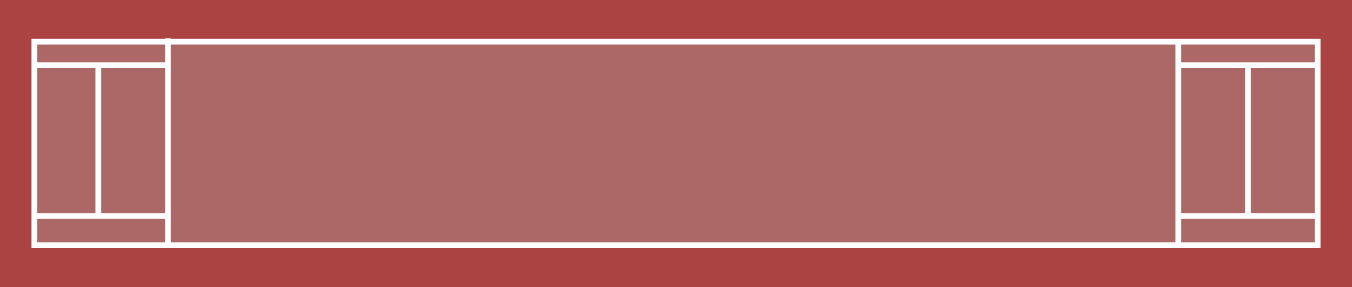
#> input picture pitch.png, 9464 x 2008 px (shown at 1/7 size)
$ jupyter execute --allow-errors pg2.ipynb
#> lines starting #> are read from the running program, lines starting #| are printed output that depends on the picture; long printed decimals are rounded
# 3D Reconstruction of Cricket

##### Objective: To reconstruct the scene from a video of a cricket bowler

[cell 1]
import cv2
import numpy as np
import scipy

from PIL import Image

from pitch import pitch_map, get_warped_pitch

### Corresponding points

##### Pitch mapping

[cell 2]
pitch_frame = cv2.imread('pitch.png')
#> pitch_frame is the input picture: shape (2008, 9464, 3); mean B, G, R 101.4, 101.4, 177.1

for k, v in pitch_map.items():
    cv2.circle(pitch_frame, (int(v[0] * pitch_frame.shape[1]), int(v[1] * pitch_frame.shape[0])), 20, (255, 0, 0), -1)
    cv2.putText(pitch_frame, str(k), (int(v[0] * pitch_frame.shape[1]), int(v[1] * pitch_frame.shape[0]-30)), cv2.FONT_HERSHEY_SIMPLEX, 3, (255, 0, 0), 10)

Image.fromarray(pitch_frame).resize((pitch_frame.shape[1]//2, pitch_frame.shape[0]//2))
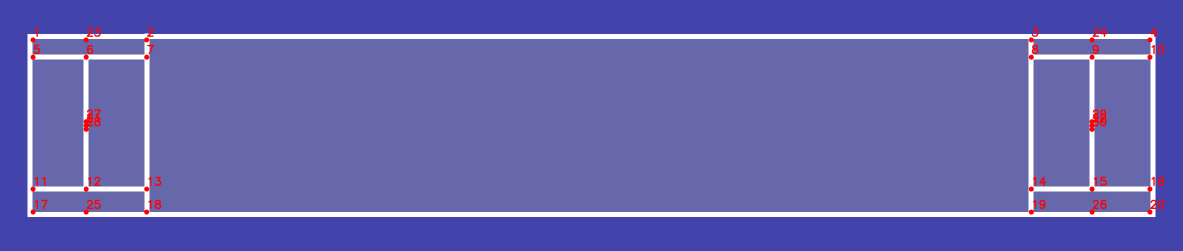
#> Out: PIL image 4732x1004 RGB (shown at 1/4 size); mean R, G, B 102, 100.5, 175.9

##### Images used

[cell 3]
# Front image

front_image = cv2.imread('front_frame.jpg')
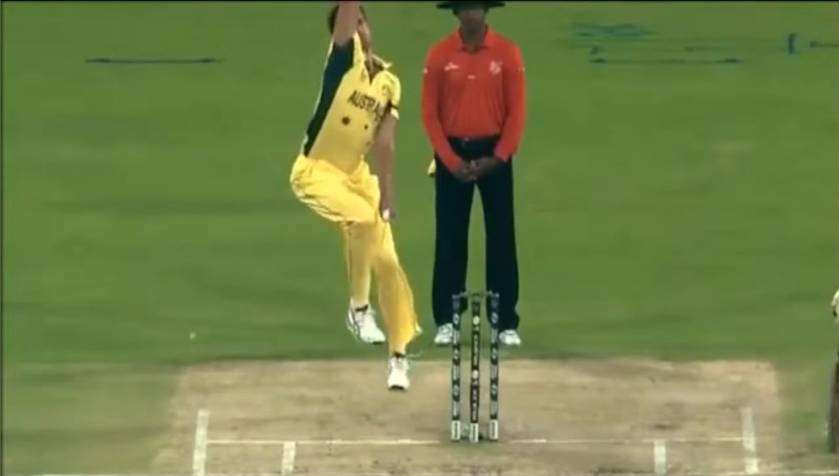
#> input picture front_frame.jpg, 1678 x 952 px (shown at 1/2 size)
#> front_image is the input picture: shape (952, 1678, 3); mean B, G, R 72.5, 128.7, 114.3
front_image = cv2.cvtColor(front_image, cv2.COLOR_BGR2RGB)

print(front_image.shape)
#| (952, 1678, 3)
Image.fromarray(front_image).resize((front_image.shape[1]//2, front_image.shape[0]//2))
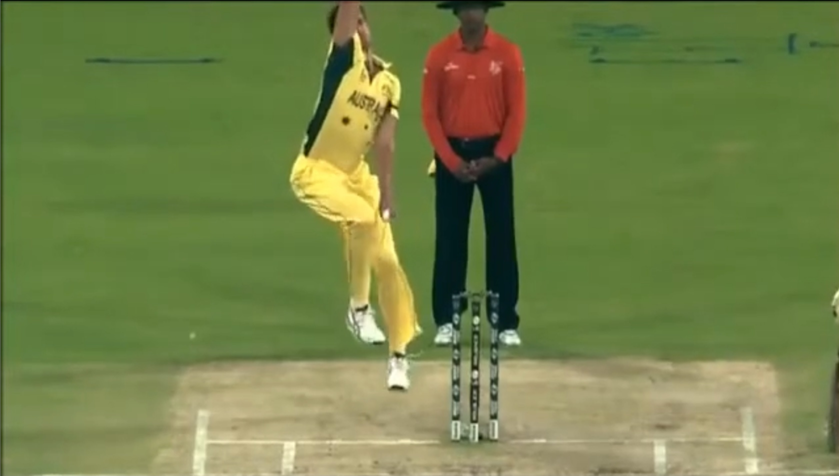
#> Out: PIL image 839x476 RGB; mean R, G, B 114.3, 128.7, 72.5

[cell 4]
# Side image

side_image = cv2.imread('side_frame.jpg')
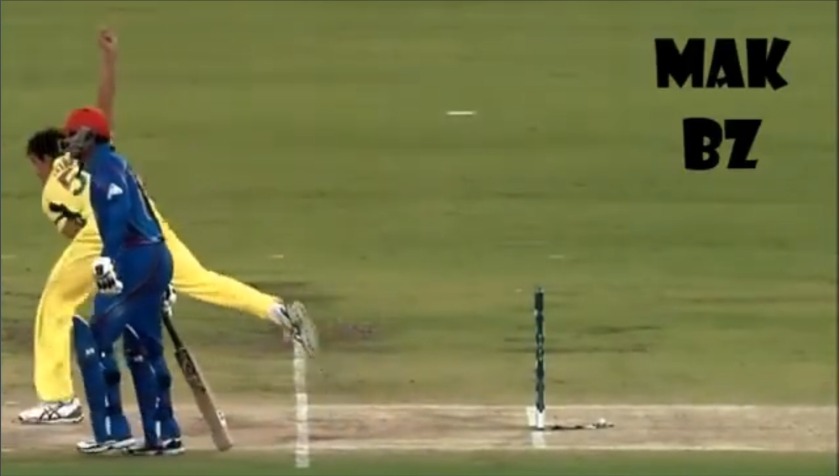
#> input picture side_frame.jpg, 1678 x 952 px (shown at 1/2 size)
#> side_image is the input picture: shape (952, 1678, 3); mean B, G, R 73.5, 120.6, 117.8
side_image = cv2.cvtColor(side_image, cv2.COLOR_BGR2RGB)

print(side_image.shape)
#| (952, 1678, 3)
Image.fromarray(side_image).resize((side_image.shape[1]//2, side_image.shape[0]//2))
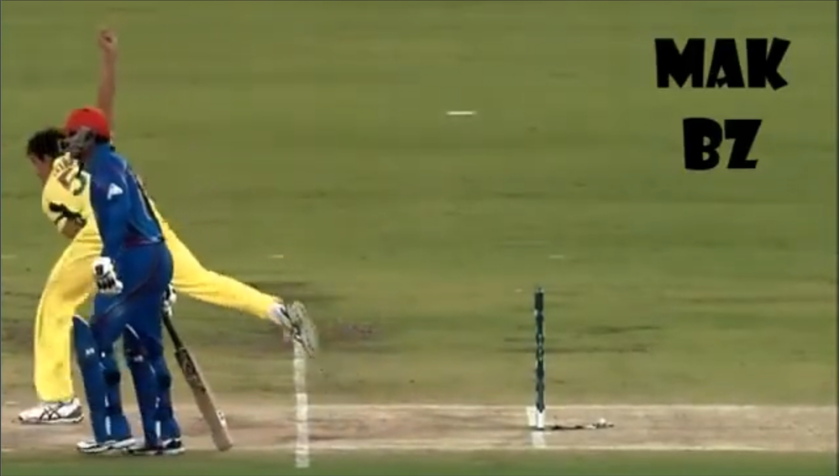
#> Out: PIL image 839x476 RGB; mean R, G, B 117.8, 120.6, 73.6

##### Xw & u

[cell 5]
world_map = {
    4: (1.22, 1.83, 0),
    20: (1.22, -1.83, 0),
    24: (0, 1.83, 0),
    26: (0, -1.83, 0),
    "lw0": (.11, 0, 0),
    "lw1": (.11, 0, 71),
    "mw0": (0, 0, 0),
    "mw1": (0, 0, 71),
    "rw0": (-.11, 0, 0),
    "rw1": (-.11, 0, 71),
}

front_map = { # w, h
    4: (422, 820),
    20: (1481, 816),
    24: (415, 883),
    26: (1485, 878),
    "lw0": (911, 881),
    "lw1": (911, 592),
    "mw0": (947, 881),
    "mw1": (952, 592),
    "rw0": (987, 881),
    "rw1": (989, 590),
}

side_map = {
    4: (1525, 811),
    20: (1563, 897),
    24: (1061, 813),
    26: (1081, 897),
    "lw0": (1070, 853),
    "lw1": (1070, 580),
    "mw0": (1071, 856),
    "mw1": (1071, 583),
    "rw0": (1072, 859),
    "rw1": (1072, 586),
}

world_points = np.array(list(world_map.values()), dtype=np.float32)
front_points = np.array(list(front_map.values()), dtype=np.float32)
side_points = np.array(list(side_map.values()), dtype=np.float32)

#### Pitch homographic overlay

[cell 6]
target = side_map

image_path = 'front_frame.jpg' if target == front_map else 'side_frame.jpg'
frame = cv2.imread(image_path)
frame = cv2.cvtColor(frame, cv2.COLOR_RGB2BGR)
h,w = frame.shape[:2]
#> h = 952; w = 1678

for k, pt in target.items():
    x, y = pt
    cv2.circle(frame, (x,y), 2, (0,0,255), 2)
    cv2.putText(frame, str(k), (x+20, y+20), cv2.FONT_HERSHEY_COMPLEX, 1, (255, 0, 0), 2)
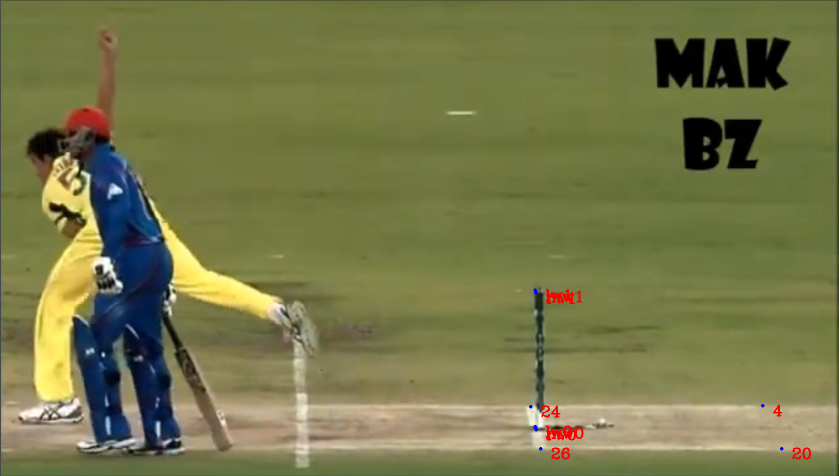
#> frame: shape (952, 1678, 3) (shown at 1/2 size); mean R, G, B 118, 120.2, 73.3

#> (the rest of this cell did not finish here and is left out)

### Camera Matrices

##### Nayar

[cell 7]
h, w = (952, 1678)

def compute_A(world_points, image_points):
    A = []
    common_keys = sorted(set(world_points.keys()) & set(image_points.keys()), key=lambda x: str(x))
    for key in common_keys:
        X, Y, Z = world_points[key]
        u, v = image_points[key]
        A.append([X, Y, Z, 1, 0, 0, 0, 0, -u * X, -u * Y, -u * Z, -u])
        A.append([0, 0, 0, 0, X, Y, Z, 1, -v * X, -v * Y, -v * Z, -v])
    return np.array(A)

def compute_projection_matrix(world_points, image_points):
    A = compute_A(world_points, image_points)
    # print(A)
    _, _, Vt = np.linalg.svd(A)
    P = Vt[-1].reshape(3, 4)
    P /= P[-1, -1]
    return P

P1 = compute_projection_matrix(world_map, front_map)
P2 = compute_projection_matrix(world_map, side_map)

def decompose_P(p):
    K, R = np.linalg.qr(np.linalg.inv(p[:, :3]))

    T = np.diag(np.sign(np.diag(K)))
    K = K @ T
    R = T @ R

    K /= K[2,2]

    t = np.linalg.inv(K) @ p[:,3]
    return K, R, t

K1, R1, t1 = decompose_P(P1)
K2, R2, t2 = decompose_P(P2)

C1 = -np.linalg.inv(R1) @ t1
C2 = -np.linalg.inv(R2) @ t2

C1_H = np.append(C1, 1)
C2_H = np.append(C2, 1)

Rt1 = np.hstack((R1.T, t1.reshape(-1, 1)))
Rt1 = np.vstack((Rt1, np.array([0,0,0,1])))

Rt2 = np.hstack((R2.T, t2.reshape(-1, 1)))
Rt2 = np.vstack((Rt2, np.array([0,0,0,1])))

P_prime1 = Rt1 @ C1_H
P_prime2 = Rt2 @ C2_H

print("Front P:\n", P1)
print("Side P:\n", P2)
print("--------------")
print(
    "Front values:\n",
    "K:\n", K1, "\n",
    "R:\n", R1, "\n",
    "t:\n", t1, "\n",
    "\nSide values:\n",
    "K:\n", K2, "\n",
    "R:\n", R2, "\n",
    "t:\n", t2, "\n",
)
print("----------------")
print("front camera:", C1)
print("side camera:", C2)
print("-----------------")
print("front P_prime:", P_prime1)
print("side P_prime:", P_prime2)

##### OpenCV + Nayar

[cell 8]
K1 = cv2.initCameraMatrix2D([world_points], [front_points], (w, h))
#> K1 = [[8480.9, 0, 838.5], [0, 8480.9, 475.5], [0, 0, 1]]
K2 = cv2.initCameraMatrix2D([world_points], [side_points], (w, h))
#> K2 = [[1730.5, 0, 838.5], [0, 1730.5, 475.5], [0, 0, 1]]

def compute_projection_matrix(world_points, image_points):
    A = compute_A(world_points, image_points)
    # print(A)
    _, _, Vt = np.linalg.svd(A)
    P = Vt[-1].reshape(3, 4)
    return P

P1 = compute_projection_matrix(world_map, front_map)
P2 = compute_projection_matrix(world_map, side_map)

KR1 = P1[:,:3]
KR2 = P2[:,:3]
Kt1 = P1[:,3]
Kt2 = P2[:,3]

R1 = np.linalg.inv(K1) @ KR1
#> R1 = [[-2.65e-07, -2.59e-05, -1.37e-07], [-4.22e-06, 2.45e-07, -5.06e-07], [6.8e-06, 3.07e-06, -1.05e-05]]
R2 = np.linalg.inv(K2) @ KR2
#> R2 = [[-5.58e-05, -2.62e-06, 6.48e-06], [-9.92e-05, -5.3e-06, 1.72e-06], [-0.000452, -6.06e-06, 4.83e-05]]

t1 = np.linalg.inv(K1) @ Kt1
#> t1 = [9.82e-06, 3.6e-05, 0.000753]
t2 = np.linalg.inv(K2) @ Kt2
#> t2 = [7.74e-05, 0.000126, 0.000575]

C1 = np.linalg.inv(R1.T) @ t1
#> C1 = [-10.25, -108.2, -66.21]
C2 = np.linalg.inv(R2.T) @ t2
#> C2 = [64.24, -61.91, 5.49]

C1_H = np.append(C1, 1)
#> C1_H = [-10.25, -108.2, -66.21, 1]
C2_H = np.append(C2, 1)
#> C2_H = [64.24, -61.91, 5.49, 1]

Rt1 = np.hstack((R1.T, t1.reshape(-1, 1)))
#> Rt1 = [[-2.65e-07, -4.22e-06, 6.8e-06, 9.82e-06], [-2.59e-05, 2.45e-07, 3.07e-06, 3.6e-05], [-1.37e-07, -5.06e-07, -1.05e-05, 0.000753]]
Rt1 = np.vstack((Rt1, np.array([0,0,0,1])))
#> Rt1 = [[-2.65e-07, -4.22e-06, 6.8e-06, 9.82e-06], [-2.59e-05, 2.45e-07, 3.07e-06, 3.6e-05], [-1.37e-07, -5.06e-07, -1.05e-05, 0.000753], [0, 0, 0, 1]]

Rt2 = np.hstack((R2.T, t2.reshape(-1, 1)))
#> Rt2 = [[-5.58e-05, -9.92e-05, -0.000452, 7.74e-05], [-2.62e-06, -5.3e-06, -6.06e-06, 0.000126], [6.48e-06, 1.72e-06, 4.83e-05, 0.000575]]
Rt2 = np.vstack((Rt2, np.array([0,0,0,1])))
#> Rt2 = [[-5.58e-05, -9.92e-05, -0.000452, 7.74e-05], [-2.62e-06, -5.3e-06, -6.06e-06, 0.000126], [6.48e-06, 1.72e-06, 4.83e-05, 0.000575], [0, 0, 0, 1]]

P_prime1 = Rt1 @ C1_H
#> P_prime1 = [1.96e-05, 7.2e-05, 0.00151, 1]
P_prime2 = Rt2 @ C2_H
#> P_prime2 = [0.000155, 0.000253, 0.00115, 1]

print("front camera matrix (K1):\n", K1, '\n')
#| front camera matrix (K1):
#|  [[8.48094112e+03 0.00000000e+00 8.38500000e+02]
#|  [0.00000000e+00 8.48094112e+03 4.75500000e+02]
#|  [0.00000000e+00 0.00000000e+00 1.00000000e+00]]
print("side camera matrix (K2):\n", K2)
#| side camera matrix (K2):
#|  [[1.73050192e+03 0.00000000e+00 8.38500000e+02]
#|  [0.00000000e+00 1.73050192e+03 4.75500000e+02]
#|  [0.00000000e+00 0.00000000e+00 1.00000000e+00]]
print('-------------------------')
print("Front P:\n", P1, '\n')
print("Side P:\n", P2)
print('-------------------------')
print("Front Camera:\n", "R:-----\n", R1, '\n', 't:-----\n', t1, '\n')
#| Front Camera:
#|  R:-----
#|  [[-2.64846439e-07 -2.59401666e-05 -1.37296911e-07]
#|  [-4.22157270e-06  2.45213510e-07 -5.05894970e-07]
#|  [ 6.79506149e-06  3.07261398e-06 -1.05307474e-05]]
#|  t:-----
#|  [9.82097737e-06 3.59962486e-05 7.53368768e-04]
print("Side Camera:\n", "R:-----\n", R2, '\n', 't:-----\n', t2, '\n')
#| Side Camera:
#|  R:-----
#|  [[-5.58180998e-05 -2.61935271e-06  6.48008117e-06]
#|  [-9.92086287e-05 -5.29685154e-06  1.72077669e-06]
#|  [-4.51620053e-04 -6.05545442e-06  4.82545883e-05]]
#|  t:-----
#|  [7.74367667e-05 1.26405347e-04 5.74571571e-04]
print('-------------------------')
print("Front Camera:", C1)
#| Front Camera: [ -10.253 -108.249  -66.206]
print("Side Camera:", C2)
#| Side Camera: [ 64.242 -61.906   5.488]
print('-------------------------')
print("front P_prime:", P_prime1)
#| front P_prime: [1.96419547e-05 7.19924972e-05 1.50673754e-03 1.00000000e+00]
print("side P_prime:", P_prime2)
#| side P_prime: [1.54873533e-04 2.52810693e-04 1.14914314e-03 1.00000000e+00]

#### OpenCV

[cell 9]
Ki1 = cv2.initCameraMatrix2D([world_points], [front_points], (w, h))
#> Ki1 has the same summary as K1
Ki2 = cv2.initCameraMatrix2D([world_points], [side_points], (w, h))
#> Ki2 has the same summary as K2

_, K1, d1, Rv1, tv1 = cv2.calibrateCamera(
    [world_points],
    [front_points],
    (w, h),
    Ki1,
    None,
    flags=cv2.CALIB_USE_INTRINSIC_GUESS
)
#> K1 = [[5414.7, 0, 283.8], [0, 580.9, 707.1], [0, 0, 1]]; d1 = [[272.3, -3403.2, -4.08, -6.81, -8.94]]; Rv1 = ([2.09, -2.21, -0.0154],); tv1 = ([4.05, 5.78, 47.42],)
_, K2, d2, Rv2, tv2 = cv2.calibrateCamera(
    [world_points],
    [side_points],
    (w, h),
    Ki2,
    None,
    flags=cv2.CALIB_USE_INTRINSIC_GUESS
)
#> K2 = [[3599.9, 0, 479.6], [0, 302, 782.7], [0, 0, 1]]; d2 = [[5.57, -20.28, -0.34, -0.178, 72.98]]; Rv2 = ([-0.0164, -2.98, -0.668],); tv2 = ([-2.16, -3.13, -13.81],)

R1, _ = cv2.Rodrigues(Rv1[0])
#> R1 = [[-0.0528, -0.995, -0.0794], [-0.996, 0.0578, -0.0612], [0.0655, 0.0759, -0.995]]
R2, _ = cv2.Rodrigues(Rv2[0])
#> R2 = [[-0.996, 0.0304, -0.0867], [-0.00954, 0.904, 0.427], [0.0913, 0.426, -0.9]]

C1 = -np.linalg.inv(R1) @ t1
#> C1 = [-1.3e-05, -4.95e-05, 0.000753]
C2 = -np.linalg.inv(R2) @ t2
#> C2 = [2.58e-05, -0.000362, 0.00047]

print("front camera matrix (K1):\n", Ki1, '\n')
#| front camera matrix (K1):
#|  [[5.41470397e+03 0.00000000e+00 2.83784846e+02]
#|  [0.00000000e+00 5.80889498e+02 7.07092980e+02]
#|  [0.00000000e+00 0.00000000e+00 1.00000000e+00]]
print("side camera matrix (K2):\n", Ki2, '\n')
#| side camera matrix (K2):
#|  [[3.59990808e+03 0.00000000e+00 4.79587642e+02]
#|  [0.00000000e+00 3.01959237e+02 7.82694771e+02]
#|  [0.00000000e+00 0.00000000e+00 1.00000000e+00]]
print("OpenCV Calibration Values:\n----------------------------------")
print("front:\n -K:\n", K1, "\n-R:\n", R1, "\n-T:\n", t1)
#| front:
#|  -K:
#|  [[5.41470397e+03 0.00000000e+00 2.83784846e+02]
#|  [0.00000000e+00 5.80889498e+02 7.07092980e+02]
#|  [0.00000000e+00 0.00000000e+00 1.00000000e+00]]
#| -R:
#|  [[-0.05283 -0.9954 -0.07942]
#|  [-0.9965  0.05776 -0.06121]
#|  [ 0.06552  0.0759 -0.995]]
#| -T:
#|  [9.82097737e-06 3.59962486e-05 7.53368768e-04]
print("side:\n -K:\n", K2, "\n-R:\n", R2, "\n-T:\n", t2)
#| side:
#|  -K:
#|  [[3.59990808e+03 0.00000000e+00 4.79587642e+02]
#|  [0.00000000e+00 3.01959237e+02 7.82694771e+02]
#|  [0.00000000e+00 0.00000000e+00 1.00000000e+00]]
#| -R:
#|  [[-0.9958  0.03043 -0.08666]
#|  [-0.009542  0.9041  0.4272]
#|  [ 0.09135  0.4262 -0.9]]
#| -T:
#|  [7.74367667e-05 1.26405347e-04 5.74571571e-04]
print("OpenCV Camera Positions:\n----------------------------------")
print("front camera:", C1)
#| front camera: [-1.29715188e-05 -4.94854905e-05  7.52555386e-04]
print("side camera:", C2)
#| side camera: [ 2.58300196e-05 -3.61532572e-04  4.69823652e-04]
